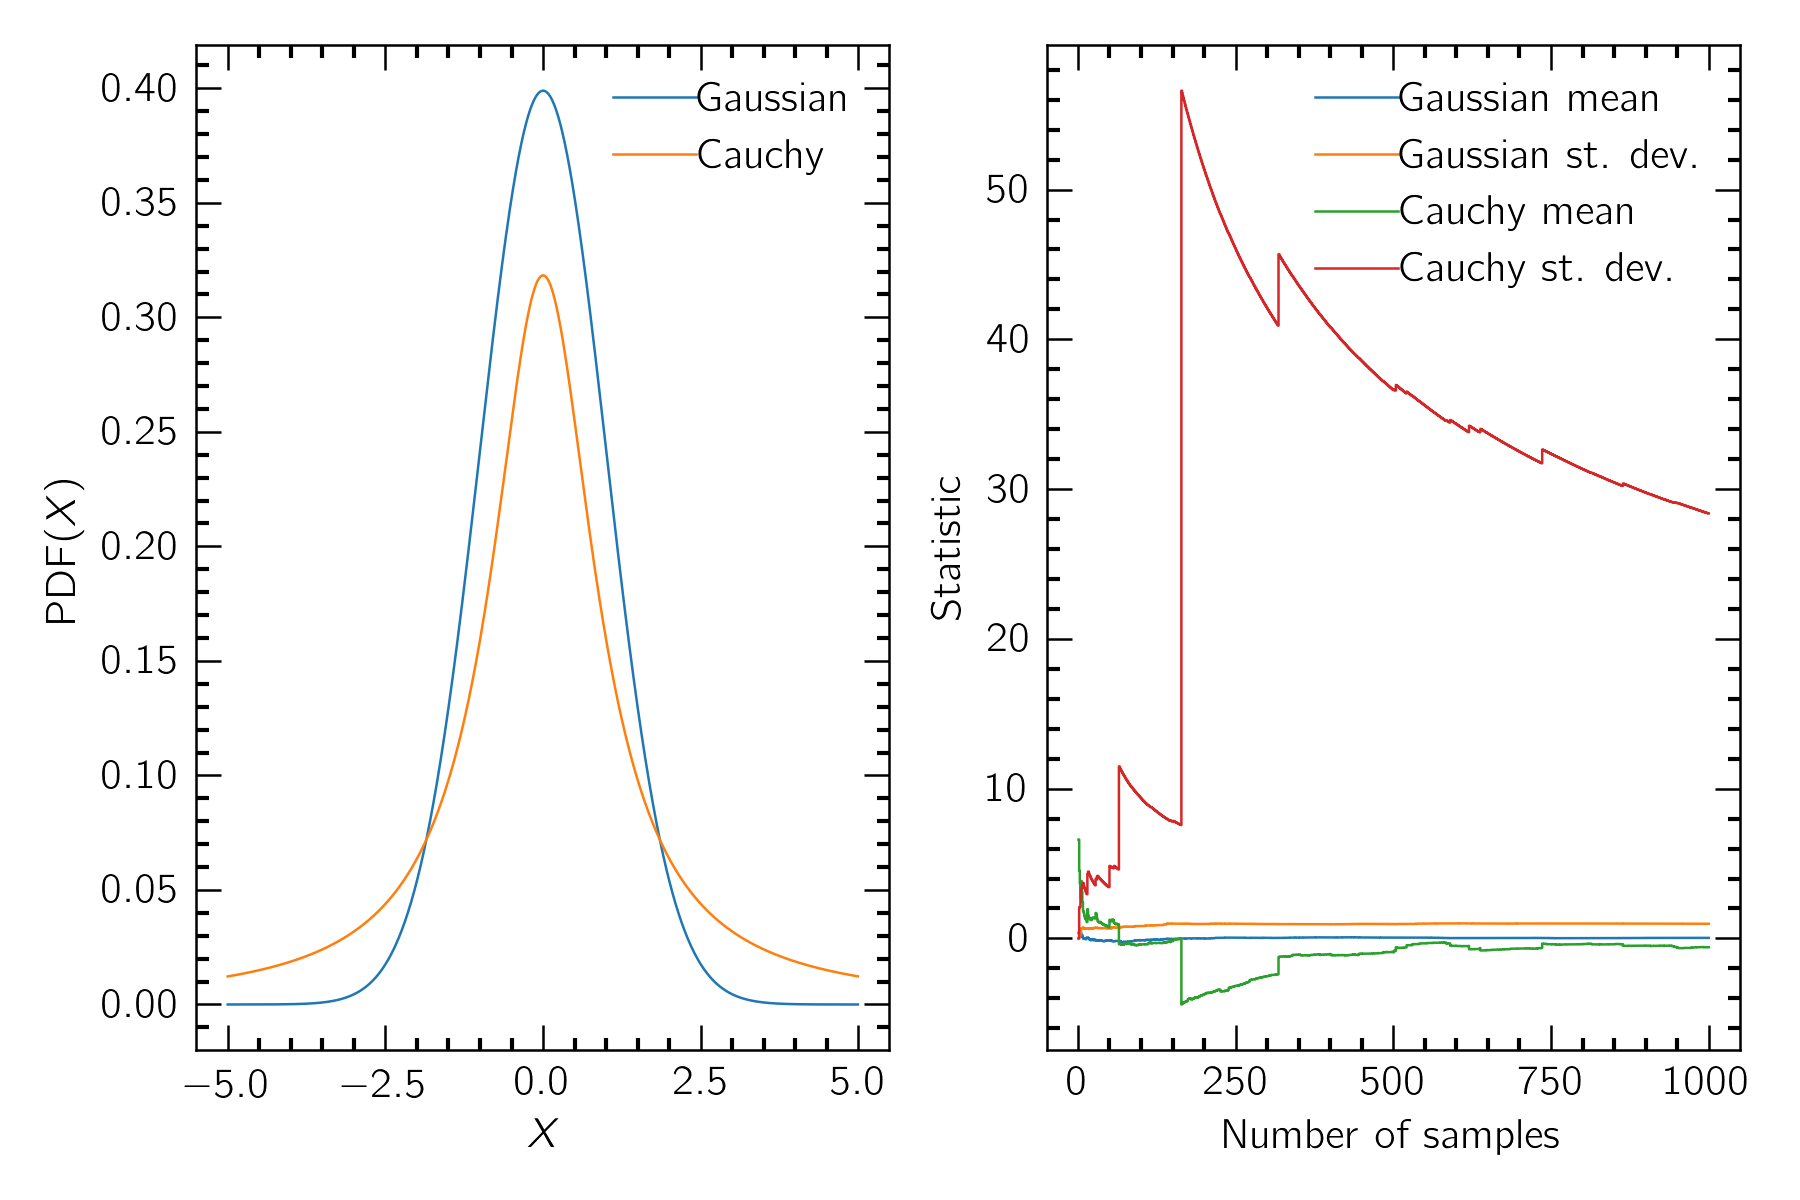

This figure's Python source:
# Statistics for Astronomy: Chapter 3
# Author: Harish Vedantham
#
# Peculiar properties of the Cauchy distribution
#
import numpy as np
import matplotlib.pyplot as plt
#
N = 1000 # Number of samples to draw
#
g = np.random.randn(N)
c = np.random.standard_cauchy(N)
#
plt.figure(figsize=(6,4))
# Plot the two PDFs (Gaussian and Cauchy)
plt.subplot(121)
x = np.arange(-5,5,0.01)
plt.plot(x,(2*np.pi)**-0.5*np.exp(-x**2/2),'-',label="Gaussian")
plt.plot(x,np.pi**-1*(1+x**2)**-1,label="Cauchy")
plt.legend()
plt.xlabel(r"$X$")
plt.ylabel(r"${\rm PDF}(X)$")
#
# Compute the running mean and std for the two set of samples
plt.subplot(122)
g_mean = np.zeros(g.shape)
g_std = np.zeros(g.shape)
c_mean = np.zeros(c.shape)
c_std = np.zeros(c.shape)
#
for i in range(N):
   g_mean[i] = np.mean(g[:i])
   g_std[i] = np.std(g[:i])
   c_mean[i] = np.mean(c[:i])
   c_std[i] = np.std(c[:i])

x = np.arange(N)+1
plt.step(x,g_mean,label="Gaussian mean")
plt.step(x,g_std,label="Gaussian st. dev.")
plt.step(x,c_mean,label="Cauchy mean")
plt.step(x,c_std,label="Cauchy st. dev.")

plt.legend()
plt.xlabel("Number of samples")
plt.ylabel("Statistic")
plt.tight_layout()
plt.savefig("cauchy.png")
plt.show()
plt.close()
